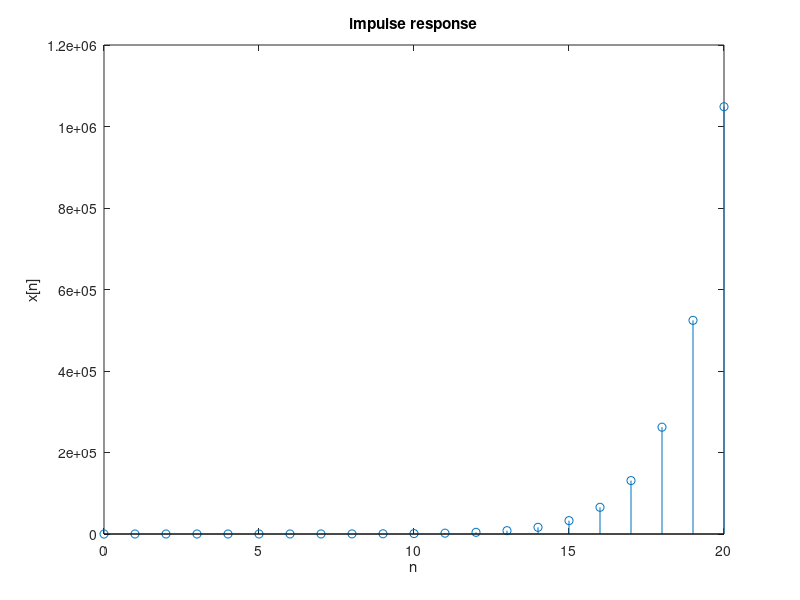

Write MATLAB code to recreate this figure.
clc;
clear all;
close all;

alp = 2;
n = 0:20;

x = 1.*(n==0) + 0.*(n>0);
y=1.*(n==0);
for k = 2:21
  y(k) = alp.*y(k-1);
end

stem(n,y);
title('impulse response');
xlabel('n');
ylabel('x[n]');